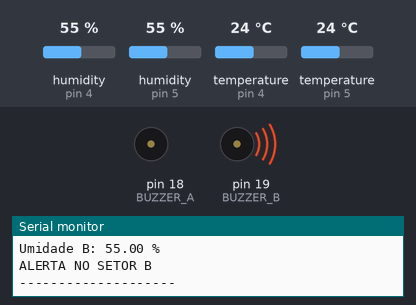
This sketch was run on a simulated Arduino Uno, built with avr-gcc and run on an emulated ATmega328P. Parts: buzzer (waves = sounding, pin HIGH), the last lines printed to the serial monitor. The test bench sets the inputs (shaded band); at power-on: humidity (sensors on pin 4, pin 5) 55 %, temperature (sensors on pin 5, pin 4) 24 °C.

Above: at 2.8 s.
2.9 s: humidity (sensor on pin 4) set to 41 %
5.7 s: humidity (sensor on pin 4) set to 38 %
At 7.2 s:
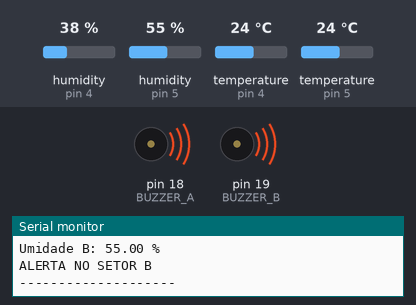
8.5 s: temperature (sensor on pin 5) set to 21 °C
At 10.8 s:
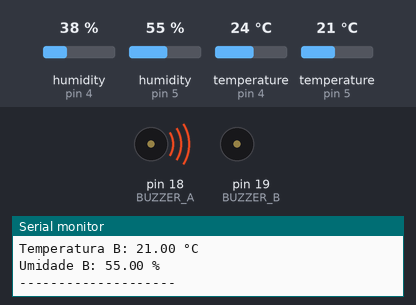
11.8 s: humidity (sensor on pin 4) set to 40 %
At 13.2 s:
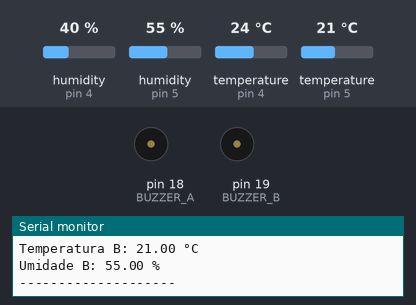
14.6 s: humidity (sensor on pin 4) set to 22 %
At 17.7 s:
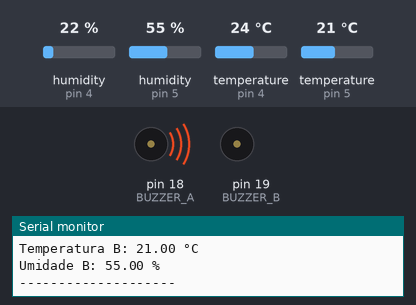
18.0 s: humidity (sensor on pin 5) set to 46 %
20.8 s: humidity (sensor on pin 5) set to 43 %
At 23.9 s:
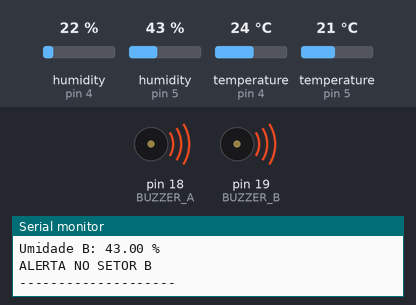
Timing chart, 0 to 25.1 s (numbered marks = the images above; inputs shaded):
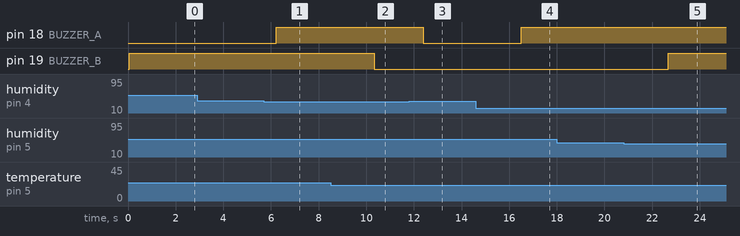

Measured:
- the behaviour switches between 40 and 39 % on humidity (sensor on pin 4) (found by bisection; images 0 and 1)
- the behaviour switches between 23 and 22 °C on temperature (sensor on pin 5) (found by bisection; images 1 and 2)
- the behaviour switches between 45 and 44 % on humidity (sensor on pin 5) (found by bisection; images 4 and 5)
- after the input at 5.7 s, pin 18 (BUZZER_A): LOW → HIGH after 0.52 s
- after the input at 8.5 s, pin 19 (BUZZER_B): HIGH → LOW after 1.8 s
- after the input at 11.8 s, pin 18 (BUZZER_A): HIGH → LOW after 0.59 s
- after the input at 14.6 s, pin 18 (BUZZER_A): LOW → HIGH after 1.9 s
- after the input at 20.8 s, pin 19 (BUZZER_B): LOW → HIGH after 1.9 s

The sketch:

componentes.ino
```cpp
#include "DHT.h"

#define DHTTYPE DHT11

#define DHTPIN_A 4     // D4
#define DHTPIN_B 5     // D5

#define BUZZER_A 18    // D18
#define BUZZER_B 19    // D19

DHT dhtA(DHTPIN_A, DHTTYPE);
DHT dhtB(DHTPIN_B, DHTTYPE);

// Limites setor A
float tempMinA = 18.0;
float tempMaxA = 24.0;
float umidMinA = 40.0;
float umidMaxA = 60.0;

// Limites setor B
float tempMinB = 18.0;
float tempMaxB = 22.0;
float umidMinB = 45.0;
float umidMaxB = 55.0;

void setup() {
  Serial.begin(115200);

  dhtA.begin();
  dhtB.begin();

  pinMode(BUZZER_A, OUTPUT);
  pinMode(BUZZER_B, OUTPUT);

  digitalWrite(BUZZER_A, LOW);
  digitalWrite(BUZZER_B, LOW);
}

void loop() {
  float tempA = dhtA.readTemperature();
  float umidA = dhtA.readHumidity();

  float tempB = dhtB.readTemperature();
  float umidB = dhtB.readHumidity();

  Serial.println("===== SETOR A =====");
  if (isnan(tempA) || isnan(umidA)) {
    Serial.println("Erro no DHT11 A");
    digitalWrite(BUZZER_A, LOW);
  } else {
    Serial.print("Temperatura A: ");
    Serial.print(tempA);
    Serial.println(" °C");

    Serial.print("Umidade A: ");
    Serial.print(umidA);
    Serial.println(" %");

    bool alertaA = (tempA < tempMinA || tempA > tempMaxA ||
                    umidA < umidMinA || umidA > umidMaxA);

    if (alertaA) {
      Serial.println("ALERTA NO SETOR A");
      digitalWrite(BUZZER_A, HIGH);
    } else {
      digitalWrite(BUZZER_A, LOW);
    }
  }

  Serial.println("===== SETOR B =====");
  if (isnan(tempB) || isnan(umidB)) {
    Serial.println("Erro no DHT11 B");
    digitalWrite(BUZZER_B, LOW);
  } else {
    Serial.print("Temperatura B: ");
    Serial.print(tempB);
    Serial.println(" °C");

    Serial.print("Umidade B: ");
    Serial.print(umidB);
    Serial.println(" %");

    bool alertaB = (tempB < tempMinB || tempB > tempMaxB ||
                    umidB < umidMinB || umidB > umidMaxB);

    if (alertaB) {
      Serial.println("ALERTA NO SETOR B");
      digitalWrite(BUZZER_B, HIGH);
    } else {
      digitalWrite(BUZZER_B, LOW);
    }
  }

  Serial.println("--------------------");
  delay(2000);
}
```
